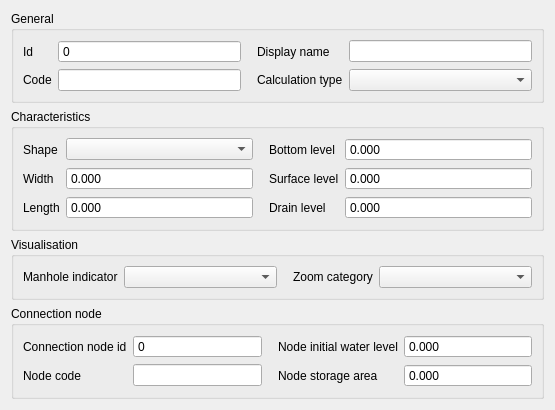
<?xml version="1.0" encoding="UTF-8"?>
<ui version="4.0">
 <class>ManholeEditForm</class>
 <widget class="QDialog" name="ManholeEditForm">
  <property name="geometry">
   <rect>
    <x>0</x>
    <y>0</y>
    <width>555</width>
    <height>377</height>
   </rect>
  </property>
  <property name="windowTitle">
   <string>Manhole Edit Form</string>
  </property>
  <layout class="QGridLayout" name="gridLayout">
   <item row="1" column="0">
    <widget class="QGroupBox" name="grp_characteristics">
     <property name="enabled">
      <bool>true</bool>
     </property>
     <property name="locale">
      <locale language="English" country="UnitedStates"/>
     </property>
     <property name="title">
      <string>Characteristics</string>
     </property>
     <layout class="QGridLayout" name="gridLayout_3">
      <item row="2" column="0">
       <widget class="QLabel" name="label_9">
        <property name="locale">
         <locale language="English" country="UnitedStates"/>
        </property>
        <property name="text">
         <string>Length</string>
        </property>
        <property name="alignment">
         <set>Qt::AlignLeading|Qt::AlignLeft|Qt::AlignVCenter</set>
        </property>
       </widget>
      </item>
      <item row="0" column="0">
       <widget class="QLabel" name="label_5">
        <property name="locale">
         <locale language="English" country="UnitedStates"/>
        </property>
        <property name="text">
         <string>Shape</string>
        </property>
        <property name="alignment">
         <set>Qt::AlignLeading|Qt::AlignLeft|Qt::AlignVCenter</set>
        </property>
       </widget>
      </item>
      <item row="1" column="0">
       <widget class="QLabel" name="label_6">
        <property name="locale">
         <locale language="English" country="UnitedStates"/>
        </property>
        <property name="text">
         <string>Width</string>
        </property>
        <property name="alignment">
         <set>Qt::AlignLeading|Qt::AlignLeft|Qt::AlignVCenter</set>
        </property>
       </widget>
      </item>
      <item row="0" column="2">
       <widget class="QLabel" name="label_10">
        <property name="locale">
         <locale language="English" country="UnitedStates"/>
        </property>
        <property name="text">
         <string>Bottom level</string>
        </property>
        <property name="alignment">
         <set>Qt::AlignLeading|Qt::AlignLeft|Qt::AlignVCenter</set>
        </property>
        <property name="indent">
         <number>10</number>
        </property>
       </widget>
      </item>
      <item row="1" column="2">
       <widget class="QLabel" name="label_11">
        <property name="locale">
         <locale language="English" country="UnitedStates"/>
        </property>
        <property name="text">
         <string>Surface level</string>
        </property>
        <property name="alignment">
         <set>Qt::AlignLeading|Qt::AlignLeft|Qt::AlignVCenter</set>
        </property>
        <property name="indent">
         <number>10</number>
        </property>
       </widget>
      </item>
      <item row="2" column="2">
       <widget class="QLabel" name="label_12">
        <property name="locale">
         <locale language="English" country="UnitedStates"/>
        </property>
        <property name="text">
         <string>Drain level</string>
        </property>
        <property name="alignment">
         <set>Qt::AlignLeading|Qt::AlignLeft|Qt::AlignVCenter</set>
        </property>
        <property name="indent">
         <number>10</number>
        </property>
       </widget>
      </item>
      <item row="1" column="1">
       <widget class="QgsDoubleSpinBox" name="width">
        <property name="sizePolicy">
         <sizepolicy hsizetype="Expanding" vsizetype="Fixed">
          <horstretch>0</horstretch>
          <verstretch>0</verstretch>
         </sizepolicy>
        </property>
        <property name="locale">
         <locale language="English" country="UnitedStates"/>
        </property>
        <property name="buttonSymbols">
         <enum>QAbstractSpinBox::NoButtons</enum>
        </property>
        <property name="decimals">
         <number>3</number>
        </property>
        <property name="maximum">
         <double>1000000.000000000000000</double>
        </property>
        <property name="showClearButton" stdset="0">
         <bool>true</bool>
        </property>
        <property name="clearValue" stdset="0">
         <bool>true</bool>
        </property>
        <property name="expressionsEnabled" stdset="0">
         <bool>true</bool>
        </property>
       </widget>
      </item>
      <item row="2" column="1">
       <widget class="QgsDoubleSpinBox" name="length">
        <property name="sizePolicy">
         <sizepolicy hsizetype="Expanding" vsizetype="Fixed">
          <horstretch>0</horstretch>
          <verstretch>0</verstretch>
         </sizepolicy>
        </property>
        <property name="locale">
         <locale language="English" country="UnitedStates"/>
        </property>
        <property name="buttonSymbols">
         <enum>QAbstractSpinBox::NoButtons</enum>
        </property>
        <property name="decimals">
         <number>3</number>
        </property>
        <property name="maximum">
         <double>1000000.000000000000000</double>
        </property>
        <property name="showClearButton" stdset="0">
         <bool>true</bool>
        </property>
        <property name="clearValue" stdset="0">
         <bool>true</bool>
        </property>
        <property name="expressionsEnabled" stdset="0">
         <bool>true</bool>
        </property>
       </widget>
      </item>
      <item row="0" column="3">
       <widget class="QgsDoubleSpinBox" name="bottom_level">
        <property name="sizePolicy">
         <sizepolicy hsizetype="Expanding" vsizetype="Fixed">
          <horstretch>0</horstretch>
          <verstretch>0</verstretch>
         </sizepolicy>
        </property>
        <property name="locale">
         <locale language="English" country="UnitedStates"/>
        </property>
        <property name="inputMethodHints">
         <set>Qt::ImhNone</set>
        </property>
        <property name="buttonSymbols">
         <enum>QAbstractSpinBox::NoButtons</enum>
        </property>
        <property name="decimals">
         <number>3</number>
        </property>
        <property name="minimum">
         <double>-9999999999.000000000000000</double>
        </property>
        <property name="maximum">
         <double>9999999999.000000000000000</double>
        </property>
        <property name="showClearButton" stdset="0">
         <bool>true</bool>
        </property>
        <property name="clearValue" stdset="0">
         <bool>true</bool>
        </property>
        <property name="expressionsEnabled" stdset="0">
         <bool>true</bool>
        </property>
       </widget>
      </item>
      <item row="1" column="3">
       <widget class="QgsDoubleSpinBox" name="surface_level">
        <property name="sizePolicy">
         <sizepolicy hsizetype="Expanding" vsizetype="Fixed">
          <horstretch>0</horstretch>
          <verstretch>0</verstretch>
         </sizepolicy>
        </property>
        <property name="locale">
         <locale language="English" country="UnitedStates"/>
        </property>
        <property name="inputMethodHints">
         <set>Qt::ImhNone</set>
        </property>
        <property name="buttonSymbols">
         <enum>QAbstractSpinBox::NoButtons</enum>
        </property>
        <property name="decimals">
         <number>3</number>
        </property>
        <property name="minimum">
         <double>-9999999999.000000000000000</double>
        </property>
        <property name="maximum">
         <double>9999999999.000000000000000</double>
        </property>
        <property name="showClearButton" stdset="0">
         <bool>true</bool>
        </property>
        <property name="clearValue" stdset="0">
         <bool>true</bool>
        </property>
        <property name="expressionsEnabled" stdset="0">
         <bool>true</bool>
        </property>
       </widget>
      </item>
      <item row="2" column="3">
       <widget class="QgsDoubleSpinBox" name="drain_level">
        <property name="sizePolicy">
         <sizepolicy hsizetype="Expanding" vsizetype="Fixed">
          <horstretch>0</horstretch>
          <verstretch>0</verstretch>
         </sizepolicy>
        </property>
        <property name="locale">
         <locale language="English" country="UnitedStates"/>
        </property>
        <property name="inputMethodHints">
         <set>Qt::ImhNone</set>
        </property>
        <property name="buttonSymbols">
         <enum>QAbstractSpinBox::NoButtons</enum>
        </property>
        <property name="decimals">
         <number>3</number>
        </property>
        <property name="minimum">
         <double>-9999999999.000000000000000</double>
        </property>
        <property name="maximum">
         <double>9999999999.000000000000000</double>
        </property>
        <property name="showClearButton" stdset="0">
         <bool>true</bool>
        </property>
        <property name="clearValue" stdset="0">
         <bool>true</bool>
        </property>
        <property name="expressionsEnabled" stdset="0">
         <bool>true</bool>
        </property>
       </widget>
      </item>
      <item row="0" column="1">
       <widget class="QComboBox" name="shape">
        <property name="locale">
         <locale language="English" country="UnitedStates"/>
        </property>
       </widget>
      </item>
     </layout>
    </widget>
   </item>
   <item row="5" column="0">
    <spacer name="verticalSpacer">
     <property name="locale">
      <locale language="English" country="UnitedStates"/>
     </property>
     <property name="orientation">
      <enum>Qt::Vertical</enum>
     </property>
     <property name="sizeHint" stdset="0">
      <size>
       <width>20</width>
       <height>40</height>
      </size>
     </property>
    </spacer>
   </item>
   <item row="3" column="0">
    <widget class="QGroupBox" name="grp_conn_node">
     <property name="enabled">
      <bool>true</bool>
     </property>
     <property name="locale">
      <locale language="English" country="UnitedStates"/>
     </property>
     <property name="title">
      <string>Connection node</string>
     </property>
     <layout class="QGridLayout" name="gridLayout_4">
      <item row="0" column="2">
       <widget class="QLabel" name="label_13">
        <property name="locale">
         <locale language="English" country="UnitedStates"/>
        </property>
        <property name="text">
         <string>Node initial water level</string>
        </property>
        <property name="alignment">
         <set>Qt::AlignLeading|Qt::AlignLeft|Qt::AlignVCenter</set>
        </property>
        <property name="indent">
         <number>10</number>
        </property>
       </widget>
      </item>
      <item row="0" column="0">
       <widget class="QLabel" name="label_7">
        <property name="locale">
         <locale language="English" country="UnitedStates"/>
        </property>
        <property name="text">
         <string>Connection node id</string>
        </property>
        <property name="alignment">
         <set>Qt::AlignLeading|Qt::AlignLeft|Qt::AlignVCenter</set>
        </property>
       </widget>
      </item>
      <item row="1" column="0">
       <widget class="QLabel" name="label_8">
        <property name="locale">
         <locale language="English" country="UnitedStates"/>
        </property>
        <property name="text">
         <string>Node code</string>
        </property>
        <property name="alignment">
         <set>Qt::AlignLeading|Qt::AlignLeft|Qt::AlignVCenter</set>
        </property>
       </widget>
      </item>
      <item row="1" column="1">
       <widget class="QLineEdit" name="connection_node_code">
        <property name="sizePolicy">
         <sizepolicy hsizetype="Expanding" vsizetype="Fixed">
          <horstretch>0</horstretch>
          <verstretch>0</verstretch>
         </sizepolicy>
        </property>
        <property name="locale">
         <locale language="English" country="UnitedStates"/>
        </property>
        <property name="clearButtonEnabled">
         <bool>true</bool>
        </property>
       </widget>
      </item>
      <item row="1" column="2">
       <widget class="QLabel" name="label_14">
        <property name="locale">
         <locale language="English" country="UnitedStates"/>
        </property>
        <property name="text">
         <string>Node storage area</string>
        </property>
        <property name="alignment">
         <set>Qt::AlignLeading|Qt::AlignLeft|Qt::AlignVCenter</set>
        </property>
        <property name="indent">
         <number>10</number>
        </property>
       </widget>
      </item>
      <item row="0" column="1">
       <widget class="QgsSpinBox" name="connection_node_id">
        <property name="sizePolicy">
         <sizepolicy hsizetype="Expanding" vsizetype="Fixed">
          <horstretch>0</horstretch>
          <verstretch>0</verstretch>
         </sizepolicy>
        </property>
        <property name="locale">
         <locale language="English" country="UnitedStates"/>
        </property>
        <property name="readOnly">
         <bool>true</bool>
        </property>
        <property name="buttonSymbols">
         <enum>QAbstractSpinBox::NoButtons</enum>
        </property>
        <property name="maximum">
         <number>999999999</number>
        </property>
        <property name="showClearButton" stdset="0">
         <bool>true</bool>
        </property>
        <property name="clearValue" stdset="0">
         <bool>true</bool>
        </property>
        <property name="expressionsEnabled" stdset="0">
         <bool>false</bool>
        </property>
       </widget>
      </item>
      <item row="0" column="3">
       <widget class="QgsDoubleSpinBox" name="connection_node_initial_waterlevel">
        <property name="sizePolicy">
         <sizepolicy hsizetype="Expanding" vsizetype="Fixed">
          <horstretch>0</horstretch>
          <verstretch>0</verstretch>
         </sizepolicy>
        </property>
        <property name="locale">
         <locale language="English" country="UnitedStates"/>
        </property>
        <property name="inputMethodHints">
         <set>Qt::ImhNone</set>
        </property>
        <property name="buttonSymbols">
         <enum>QAbstractSpinBox::NoButtons</enum>
        </property>
        <property name="decimals">
         <number>3</number>
        </property>
        <property name="minimum">
         <double>-1000.000000000000000</double>
        </property>
        <property name="maximum">
         <double>1000000.000000000000000</double>
        </property>
        <property name="showClearButton" stdset="0">
         <bool>true</bool>
        </property>
        <property name="clearValue" stdset="0">
         <bool>true</bool>
        </property>
        <property name="expressionsEnabled" stdset="0">
         <bool>true</bool>
        </property>
       </widget>
      </item>
      <item row="1" column="3">
       <widget class="QgsDoubleSpinBox" name="connection_node_storage_area">
        <property name="sizePolicy">
         <sizepolicy hsizetype="Expanding" vsizetype="Fixed">
          <horstretch>0</horstretch>
          <verstretch>0</verstretch>
         </sizepolicy>
        </property>
        <property name="locale">
         <locale language="English" country="UnitedStates"/>
        </property>
        <property name="inputMethodHints">
         <set>Qt::ImhNone</set>
        </property>
        <property name="buttonSymbols">
         <enum>QAbstractSpinBox::NoButtons</enum>
        </property>
        <property name="decimals">
         <number>3</number>
        </property>
        <property name="maximum">
         <double>999999999.000000000000000</double>
        </property>
        <property name="clearValue" stdset="0">
         <bool>true</bool>
        </property>
       </widget>
      </item>
     </layout>
    </widget>
   </item>
   <item row="0" column="0">
    <widget class="QGroupBox" name="grp_general">
     <property name="enabled">
      <bool>true</bool>
     </property>
     <property name="locale">
      <locale language="English" country="UnitedStates"/>
     </property>
     <property name="title">
      <string>General</string>
     </property>
     <layout class="QGridLayout" name="gridLayout_2">
      <item row="0" column="2">
       <widget class="QLabel" name="label_2">
        <property name="locale">
         <locale language="English" country="UnitedStates"/>
        </property>
        <property name="text">
         <string>Display name</string>
        </property>
        <property name="alignment">
         <set>Qt::AlignLeading|Qt::AlignLeft|Qt::AlignVCenter</set>
        </property>
        <property name="indent">
         <number>10</number>
        </property>
       </widget>
      </item>
      <item row="0" column="3">
       <widget class="QLineEdit" name="display_name">
        <property name="sizePolicy">
         <sizepolicy hsizetype="Expanding" vsizetype="Fixed">
          <horstretch>0</horstretch>
          <verstretch>0</verstretch>
         </sizepolicy>
        </property>
        <property name="locale">
         <locale language="English" country="UnitedStates"/>
        </property>
        <property name="clearButtonEnabled">
         <bool>true</bool>
        </property>
       </widget>
      </item>
      <item row="0" column="0">
       <widget class="QLabel" name="label">
        <property name="locale">
         <locale language="English" country="UnitedStates"/>
        </property>
        <property name="text">
         <string>Id</string>
        </property>
        <property name="alignment">
         <set>Qt::AlignLeading|Qt::AlignLeft|Qt::AlignVCenter</set>
        </property>
       </widget>
      </item>
      <item row="1" column="0">
       <widget class="QLabel" name="label_3">
        <property name="locale">
         <locale language="English" country="UnitedStates"/>
        </property>
        <property name="text">
         <string>Code</string>
        </property>
        <property name="alignment">
         <set>Qt::AlignLeading|Qt::AlignLeft|Qt::AlignVCenter</set>
        </property>
       </widget>
      </item>
      <item row="1" column="1">
       <widget class="QLineEdit" name="code">
        <property name="sizePolicy">
         <sizepolicy hsizetype="Expanding" vsizetype="Fixed">
          <horstretch>0</horstretch>
          <verstretch>0</verstretch>
         </sizepolicy>
        </property>
        <property name="locale">
         <locale language="English" country="UnitedStates"/>
        </property>
        <property name="clearButtonEnabled">
         <bool>true</bool>
        </property>
       </widget>
      </item>
      <item row="1" column="2">
       <widget class="QLabel" name="label_4">
        <property name="locale">
         <locale language="English" country="UnitedStates"/>
        </property>
        <property name="text">
         <string>Calculation type</string>
        </property>
        <property name="alignment">
         <set>Qt::AlignLeading|Qt::AlignLeft|Qt::AlignVCenter</set>
        </property>
        <property name="indent">
         <number>10</number>
        </property>
       </widget>
      </item>
      <item row="1" column="3">
       <widget class="QComboBox" name="calculation_type">
        <property name="sizePolicy">
         <sizepolicy hsizetype="Expanding" vsizetype="Fixed">
          <horstretch>0</horstretch>
          <verstretch>0</verstretch>
         </sizepolicy>
        </property>
        <property name="locale">
         <locale language="English" country="UnitedStates"/>
        </property>
       </widget>
      </item>
      <item row="0" column="1">
       <widget class="QgsSpinBox" name="id">
        <property name="locale">
         <locale language="English" country="UnitedStates"/>
        </property>
        <property name="readOnly">
         <bool>true</bool>
        </property>
        <property name="buttonSymbols">
         <enum>QAbstractSpinBox::NoButtons</enum>
        </property>
        <property name="maximum">
         <number>99999999</number>
        </property>
        <property name="showClearButton" stdset="0">
         <bool>true</bool>
        </property>
        <property name="clearValue" stdset="0">
         <bool>true</bool>
        </property>
        <property name="expressionsEnabled" stdset="0">
         <bool>false</bool>
        </property>
       </widget>
      </item>
     </layout>
    </widget>
   </item>
   <item row="2" column="0">
    <widget class="QGroupBox" name="grp_visualisation">
     <property name="enabled">
      <bool>true</bool>
     </property>
     <property name="locale">
      <locale language="English" country="UnitedStates"/>
     </property>
     <property name="title">
      <string>Visualisation</string>
     </property>
     <layout class="QGridLayout" name="gridLayout_5">
      <item row="0" column="2">
       <widget class="QLabel" name="label_16">
        <property name="locale">
         <locale language="English" country="UnitedStates"/>
        </property>
        <property name="text">
         <string>Zoom category</string>
        </property>
        <property name="alignment">
         <set>Qt::AlignLeading|Qt::AlignLeft|Qt::AlignVCenter</set>
        </property>
        <property name="indent">
         <number>10</number>
        </property>
       </widget>
      </item>
      <item row="0" column="0">
       <widget class="QLabel" name="label_15">
        <property name="locale">
         <locale language="English" country="UnitedStates"/>
        </property>
        <property name="text">
         <string>Manhole indicator</string>
        </property>
        <property name="alignment">
         <set>Qt::AlignLeading|Qt::AlignLeft|Qt::AlignVCenter</set>
        </property>
       </widget>
      </item>
      <item row="0" column="3">
       <widget class="QComboBox" name="zoom_category">
        <property name="sizePolicy">
         <sizepolicy hsizetype="Expanding" vsizetype="Fixed">
          <horstretch>0</horstretch>
          <verstretch>0</verstretch>
         </sizepolicy>
        </property>
        <property name="locale">
         <locale language="English" country="UnitedStates"/>
        </property>
       </widget>
      </item>
      <item row="0" column="1">
       <widget class="QComboBox" name="manhole_indicator">
        <property name="sizePolicy">
         <sizepolicy hsizetype="Expanding" vsizetype="Fixed">
          <horstretch>0</horstretch>
          <verstretch>0</verstretch>
         </sizepolicy>
        </property>
        <property name="locale">
         <locale language="English" country="UnitedStates"/>
        </property>
       </widget>
      </item>
     </layout>
    </widget>
   </item>
  </layout>
 </widget>
 <customwidgets>
  <customwidget>
   <class>QgsDoubleSpinBox</class>
   <extends>QDoubleSpinBox</extends>
   <header>qgsdoublespinbox.h</header>
  </customwidget>
  <customwidget>
   <class>QgsSpinBox</class>
   <extends>QSpinBox</extends>
   <header>qgsspinbox.h</header>
  </customwidget>
 </customwidgets>
 <resources/>
 <connections/>
</ui>
